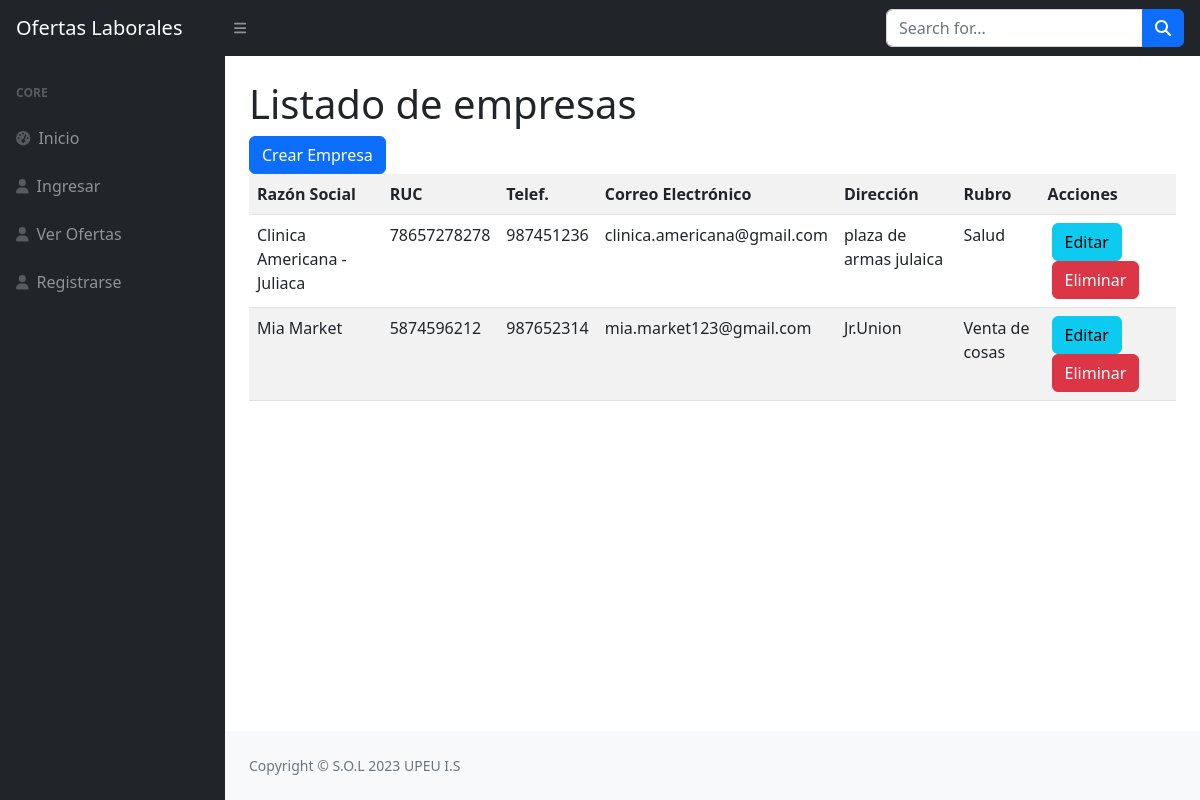
The app's page /source/admin/listar_empresas.php with its own data.
### tables this page shows
CREATE TABLE `empresas` (
  `id` int(3) NOT NULL,
  `razon_social` varchar(128) NOT NULL DEFAULT '',
  `ruc` varchar(11) NOT NULL DEFAULT '',
  `correo` varchar(64) NOT NULL DEFAULT '',
  `direccion` varchar(128) NOT NULL DEFAULT '',
  `telefono` varchar(10) NOT NULL DEFAULT '',
  `descripcion` varchar(500) NOT NULL DEFAULT '',
  `rubro` varchar(64) NOT NULL DEFAULT '',
  `id_usuario` int(2) NOT NULL DEFAULT 0
);

### source/admin/listar_empresas.php (the view, shortened to what this page needs)
<?php
    include("../../includes/header.php");
    $conexion = conectar();
?>
<main>
     <div class="container-fluid px-4">
            <h1 class="mt-4">Listado de empresas</h1>
            <?php
                $sql="SELECT * FROM empresas";
                $registros=mysqli_query($conexion,$sql);
                echo '<button class="btn btn-primary" onClick="f_crear_empresa()" >Crear Empresa</button>';
                echo '<table class="table table-striped">';
                echo '<th>Razón Social</th>';
                echo '<th>RUC</th>';
                echo '<th>Telef.</th>';
                echo '<th>Correo Electrónico</th>';
                echo '<th>Dirección</th>';
                echo '<th>Rubro</th>';
                echo '<th>Acciones</th>';
                while($fila=mysqli_fetch_assoc($registros)){
                    echo '<tr>';
                        echo '<td>'.$fila['razon_social'].'</td>';
                        echo '<td>'.$fila['ruc'].'</td>';
                        echo '<td>'.$fila['telefono'].'</td>';
                        echo '<td>'.$fila['correo'].'</td>';
                        echo '<td>'.$fila['direccion'].'</td>';
                        echo '<td>'.$fila['rubro'].'</td>';
                        echo '<td>';
                            echo '<button class="btn btn-info mx-1" onClick="f_editar_empresa('.$fila['id'].')">Editar</button>';
                            echo '<button class="btn btn-danger mx-1" onClick="f_eliminar_empresa('.$fila['id'].')">Eliminar</button>';
                        echo '</td>';
                    echo '</tr>';
                }
                echo '</table>';
            ?>
    </div>
</main>
<?php
    include("../../includes/footer.php");
?>

### records on screen
empresas: razon_social "Clinica Americana - Juliaca", ruc "78657278278", telefono "987451236", correo "clinica.americana@gmail.com", direccion "plaza de armas julaica", rubro "Salud"
empresas: razon_social "Mia Market", ruc "5874596212", telefono "987652314", correo "mia.market123@gmail.com", direccion "Jr.Union", rubro "Venta de cosas"
